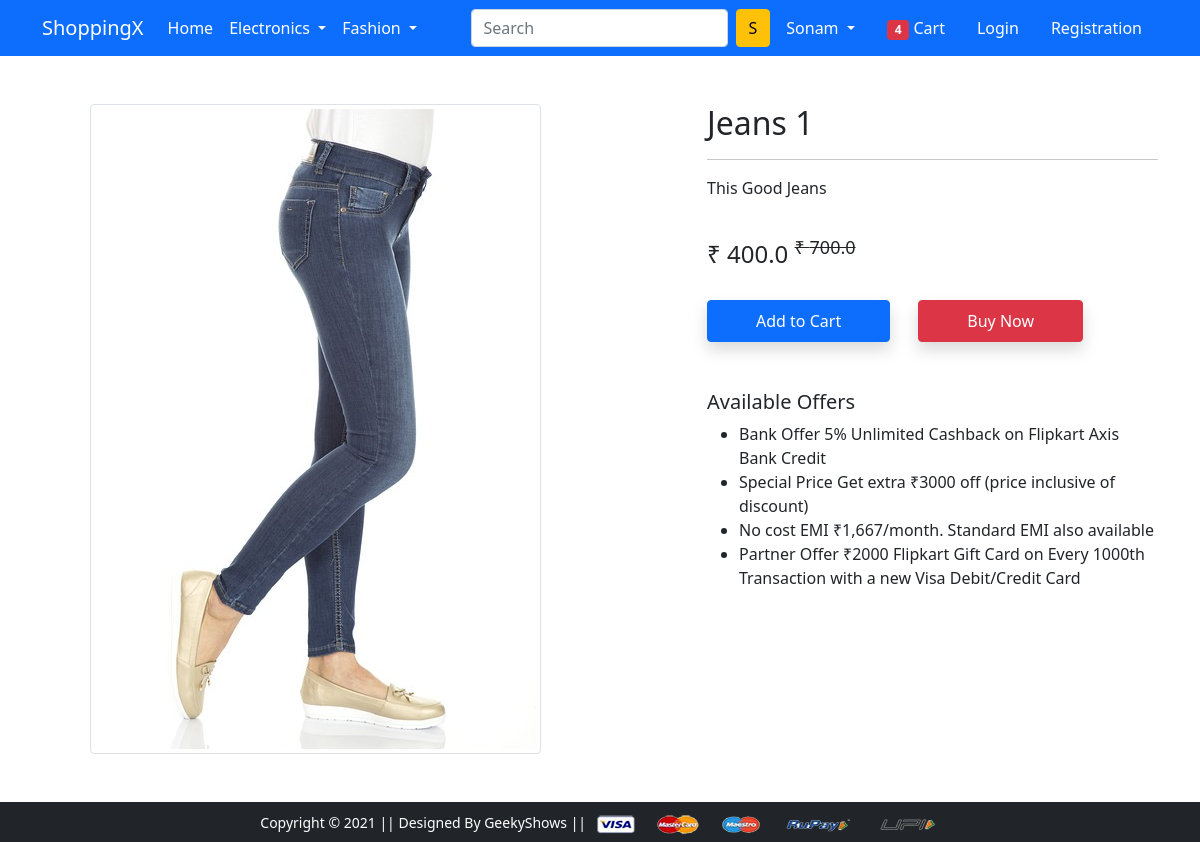
Screenshot of /product-detail/1 with the database file from the repository.
### app/models.py (models this page shows, shortened)
class Product(models.Model):
    title = models.CharField(max_length=100)
    selling_price = models.FloatField(max_length=10)
    discount_price = models.FloatField(max_length=102)
    description = models.TextField(max_length=150)
    brand = models.CharField(max_length=20)
    category = models.CharField(choices=CATEGORY_CHOICE, max_length=2 ,default='TW')
    product_image = models.ImageField(upload_to='Productimg')

### app/views.py (the view)
# urls.py: path('product-detail/<int:pk>', views.ProductDetailView.as_view(), name='product-detail'),
class ProductDetailView(View):
 def get(self, request, pk):
  product = Product.objects.get(pk=pk)
  return render(request, 'app/productdetail.html',
                {'product': product},
                )

### app/templates/app/productdetail.html (shortened to what this page needs)
{% extends 'app/base.html' %}
{% load static %}
{% block main-content %}
<div class="container my-5">
 <div class="row">
  <div class="col-sm-6 text-center align-self-center">
   <img src="{{product.product_image.url}}" alt="" class="img-fluid img-thumbnail">
  </div>
  <div class="col-sm-5 offset-sm-1">
   <h2> {{product.title}} </h2>
   <hr>
   <p>{{product.description}}</p> <br>
   <h4>&#x20b9; {{product.discount_price}} <sup class="fw-light text-decoration-line-through">&#x20b9; {{product.selling_price}}</sup></h4> <br>
   <a href="{% url 'add-to-cart' %}" class="btn btn-primary shadow px-5 py-2">Add to Cart</a>
   <a href="{% url 'buy-now' %}" class="btn btn-danger shadow px-5 py-2 ms-4">Buy Now</a>
   <h5 class="mt-5">Available Offers</h5>
   <ul>
    <li>Bank Offer 5% Unlimited Cashback on Flipkart Axis Bank Credit</li>
    <li>Special Price Get extra ₹3000 off (price inclusive of discount)</li>
    <li>No cost EMI ₹1,667/month. Standard EMI also available</li>
    <li>Partner Offer ₹2000 Flipkart Gift Card on Every 1000th Transaction with a new Visa Debit/Credit Card</li>
   </ul>
  </div>
 </div>
</div>
{% endblock main-content %}e

### rows the page displays
Product: product_image (picture), title "Jeans 1", description "This Good Jeans", discount_price "400.0", selling_price "700.0"
